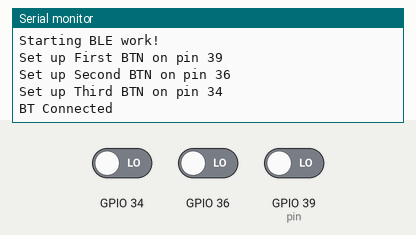
Bench run of a sketch on a simulated ESP32. Shown: the last lines printed to the serial monitor. Inputs (shaded band) come from the test bench; at power-on: GPIO 34 LOW, GPIO 36 LOW, GPIO 39 (pin) LOW. USB keyboard and mouse output is not drawn.

Above: at 1.2 s.
1.3 s: GPIO 34 driven HIGH
At 1.8 s:
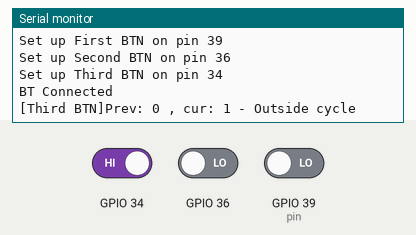
2.8 s: GPIO 36 driven HIGH
At 4.0 s:
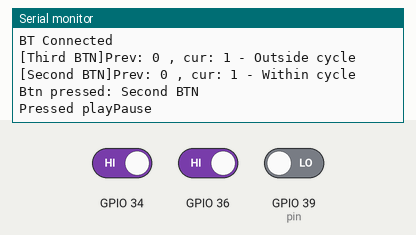
4.3 s: GPIO 39 (pin) driven HIGH
At 5.5 s:
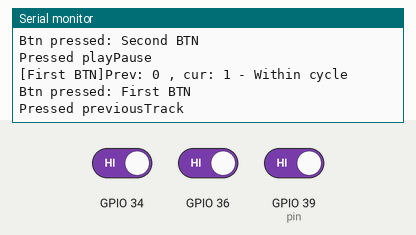
5.8 s: GPIO 34 driven LOW
At 6.9 s:
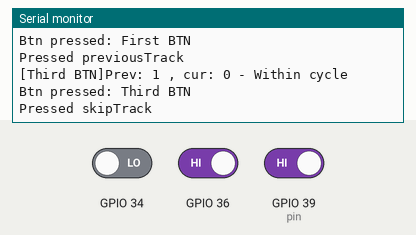
7.3 s: GPIO 36 driven LOW
At 8.2 s:
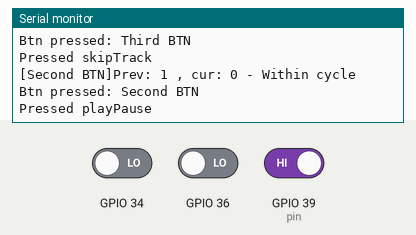
8.8 s: GPIO 36 driven HIGH
At 9.6 s:
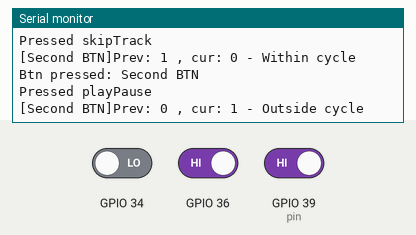

The sketch:

MediaControler.ino
```cpp
#include <BleKeyboard.h>

BleKeyboard bleKeyboard; //Bluetooth keyboard

#define BTN1 39
#define BTN2 36
#define BTN3 34

// How many cycles to allow for double-press
#define BTN_CYCLES 20


// Button functions
enum expression {
  playPause,
  skipTrack,
  previousTrack,
  volumeUp,
  volumeDown
};

// Struct for button data
struct Button {
  int pin;
  int prev;
  const char* label;
  int is_clicked;
  long last_cycle;
  expression exp;
  expression d_exp;
};

Button buttons[3];
long cycles;
void setup() {
  Serial.begin(115200);
  Serial.println("Starting BLE work!");
  bleKeyboard.begin();


  // Initialize data
  buttons[0].pin = BTN1;
  buttons[0].label = "First BTN";
  buttons[0].exp = previousTrack;
  buttons[0].d_exp = volumeDown;

  buttons[1].pin = BTN2;
  buttons[1].label = "Second BTN";
  buttons[1].exp = playPause;
  buttons[1].d_exp = playPause;

  buttons[2].pin = BTN3;
  buttons[2].label = "Third BTN";
  buttons[2].exp = skipTrack;
  buttons[2].d_exp = volumeUp;

  // Setup cycle counter
  cycles = 0;

  // Setup pins
  for(int i = 0; i < 3; i++){
    Button btn = buttons[i];
    pinMode(btn.pin, INPUT);
    int p = digitalRead(btn.pin);
    btn.prev = p;
    btn.last_cycle = -10-BTN_CYCLES;
    Serial.printf("Set up %s on pin %d\n", btn.label, btn.pin);
  }

}

bool conn = false;

void clearPrev(){
  for(int i = 0; i < 3; i++){
    Button btn = buttons[i];
    int p = digitalRead(btn.pin);
    btn.prev = p;
    btn.last_cycle = 0;
    btn.is_clicked = false;
  }
}

/**
   When device is connected search search for input, send input to connected device
*/
void loop() {
  if (bleKeyboard.isConnected()) {
    // Handle switching from off to on
    if (!conn){
      clearPrev();
      conn = true;
      Serial.printf("BT Connected\n");
    }
    // Detect button changes
    for(int i = 0; i < 3; i++){
      Button btn = buttons[i];
      int ch = detectChange(&buttons[i]);
      if (ch == 1){
        Serial.printf("Btn pressed: %s\n", btn.label);
        chooseExp(btn.exp);
      } else if (ch == 2){
        Serial.printf("Btn double-pressed: %s\n", btn.label);
        chooseExp(btn.d_exp);
      }
    }

    // Increment cycle_count
    cycles++;
    delay(100); // Prevent double input
  }
  else{
    conn = false;
    Serial.println("Not connected to BT");
    delay(5000);
  }
}

//// Detect clicks
int detectChange(Button *btn){
  int b = digitalRead(btn->pin);

  int ret = 0;
  // Check if button has changed
  if (b != btn->prev){
    Serial.printf("[%s]Prev: %d , cur: %d - ", btn->label, btn->prev, b);
    // Check threshold to avoid accidental presses
    if (cycles - (btn->last_cycle) > BTN_CYCLES){
      Serial.println("Within cycle");
      // Button press
      btn->last_cycle = cycles;
      btn->prev = b;
      return 1;
    }
    else
      Serial.println("Outside cycle");
    // Update bookkeeping
    btn->prev = b;
    btn->last_cycle = cycles;
  }
  // No button press
  return ret;
}


//int detectChange(Button *btn){
//  int b = digitalRead(btn->pin);
//  if (cycles - btn_last_cycle < BTN_CYCLES && b != )
//
//
//
//
//  // Check if button has changed
//  if (b != btn->prev){
//    // Check threshold to avoid accidental presses
//    if (cycles - btn->last_cycle > BTN_CYCLES){
//      Serial.println("Within cycle");
//      // Button press
//      return 1;
//    }
//    else
//      Serial.println("Outside cycle");
//    // Update bookkeeping
//    btn->prev = b;
//    btn->last_cycle = cycles;
//  }
//  // No button press
//  return 0;
//}


/**
   Choose the right expression to write
*/
void chooseExp(expression ex) {
  switch (ex) {
    case playPause:
      Serial.println("Pressed playPause");
      playPause_c();
      break;
    case skipTrack:
      Serial.println("Pressed skipTrack");
      nextTrack_c();
      break;
    case previousTrack:
      Serial.println("Pressed previousTrack");
      previousTrack_c();
      break;
    case volumeUp:
      Serial.println("Pressed volumeUp");
      volumeUp_c();
      break;
    case volumeDown:
      Serial.println("Pressed volumeDown");
      volumeUp_c();
      break;
    default:
      break;
  }
}


void previousTrack_c() {
  bleKeyboard.write(KEY_MEDIA_PREVIOUS_TRACK);
}
void nextTrack_c() {
  bleKeyboard.write(KEY_MEDIA_NEXT_TRACK);
}
void playPause_c() {
  bleKeyboard.write(KEY_MEDIA_PLAY_PAUSE);
}
void mute_c() {
  bleKeyboard.write(KEY_MEDIA_MUTE);
}
void volumeUp_c() {
  bleKeyboard.write(KEY_MEDIA_VOLUME_UP);
}
void volumeDown_c() {
  bleKeyboard.write(KEY_MEDIA_VOLUME_DOWN);
}
void stopMedia_c() {
  bleKeyboard.write(KEY_MEDIA_STOP);
}
void answerCall_c() {
  bleKeyboard.write(KEY_UP_ARROW);
}
void declineCall_c() {
  bleKeyboard.write(KEY_DOWN_ARROW);
}
```

Measured:
- after the input at 1.3 s, the serial monitor: prints a new line at once (image 1)
- after the input at 2.8 s, the serial monitor: prints a new line at once (image 2)
- after the input at 4.3 s, the serial monitor: prints a new line at once (image 3)
- after the input at 5.8 s, the serial monitor: prints a new line at once (image 4)
- after the input at 7.3 s, the serial monitor: prints a new line at once (image 5)
- after the input at 8.8 s, the serial monitor: prints a new line at once (image 6)
